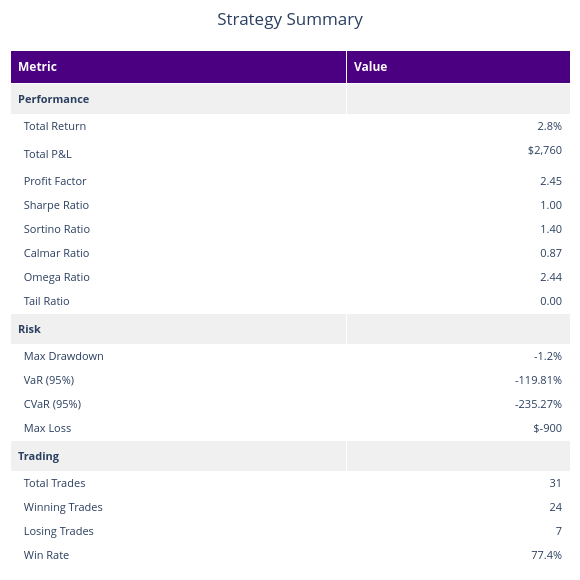

Here is the notebook cell this chart was saved with:
### Markdown cell above
### Strategy Summary

### Code cell
report.plot_summary()

### Figure 1 — Plotly figure (JSON) as saved in the notebook; plotly's stock layout.template omitted (floating-point values rounded to 4 significant figures)
{"data": [{"cells": {"align": ["left", "right"], "fill": {"color": [["#f0f0f0", "white", "white", "white", "white", "white", "white", "white", "white", "#f0f0f0", "white", "white", "white", "white", "#f0f0f0", "white", "white", "white", "white", "white", "white", "white", "white", "white"], ["#f0f0f0", "white", "white", "white", "white", "white", "white", "white", "white", "#f0f0f0", "white", "white", "white", "white", "#f0f0f0", "white", "white", "white", "white", "white", "white", "white", "white", "white"]]}, "font": {"size": 11}, "height": 24, "values": [["<b>Performance</b>", "  Total Return", "  Total P&L", "  Profit Factor", "  Sharpe Ratio", "  Sortino Ratio", "  Calmar Ratio", "  Omega Ratio", "  Tail Ratio", "<b>Risk</b>", "  Max Drawdown", "  VaR (95%)", "  CVaR (95%)", "  Max Loss", "<b>Trading</b>", "  Total Trades", "  Winning Trades", "  Losing Trades", "  Win Rate", "  Avg P&L", "  Avg Win", "  Avg Loss", "  Max Win", "  Avg Days Held"], ["", "2.8%", "$2,760", "2.45", "1.00", "1.40", "0.87", "2.44", "0.00", "", "-1.2%", "-119.81%", "-235.27%", "$-900", "", "31", "24", "7", "77.4%", "$89", "$194", "$-272", "$409", "5.3"]]}, "columnwidth": [300, 200], "header": {"align": "left", "fill": {"color": "indigo"}, "font": {"color": "white", "size": 12}, "height": 30, "values": ["<b>Metric</b>", "<b>Value</b>"]}, "type": "table"}], "layout": {"height": 580, "margin": {"b": 10, "l": 10, "r": 10, "t": 50}, "title": {"text": "Strategy Summary", "x": 0.5}, "width": 580}}
